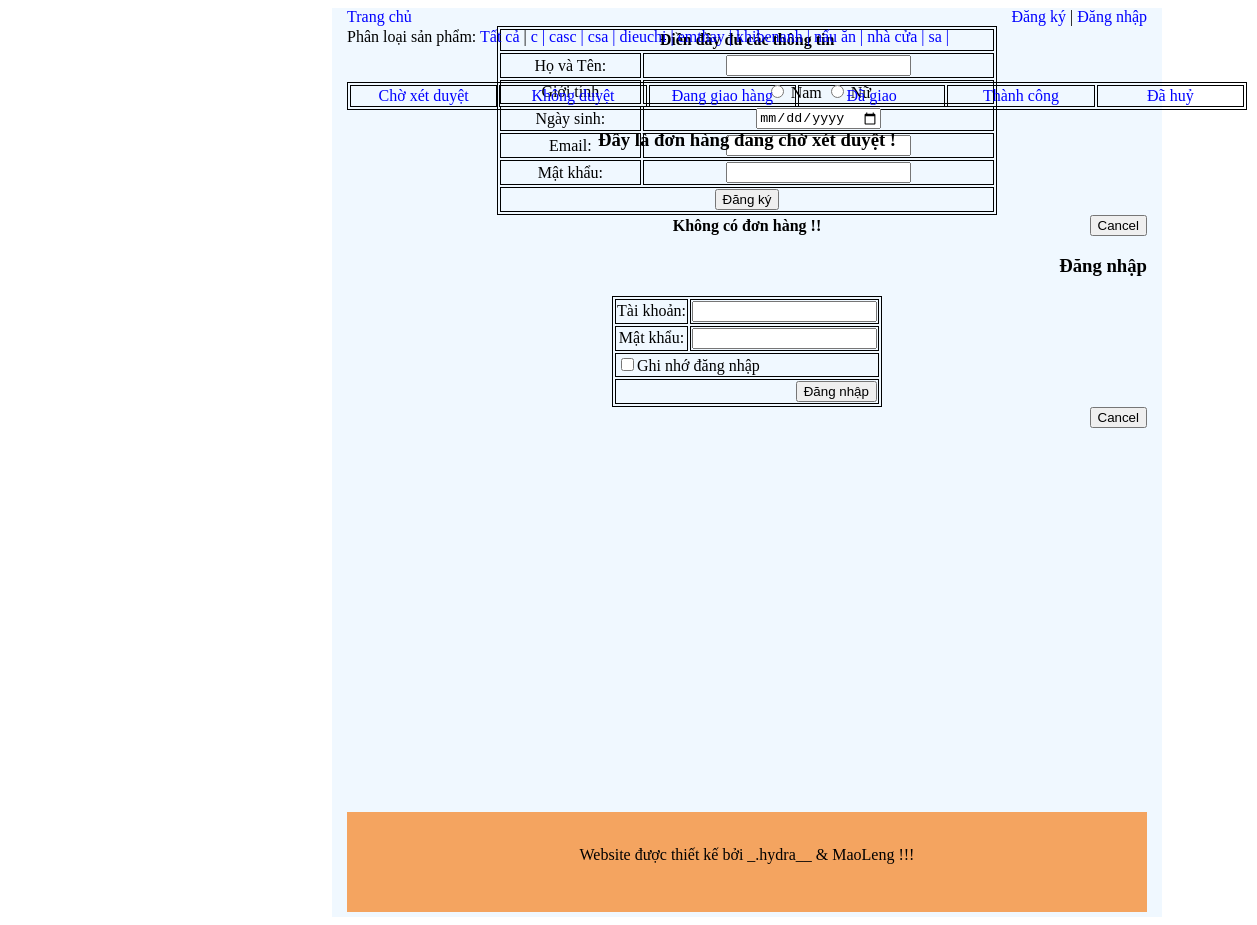
Before: /order.php with the older database file.
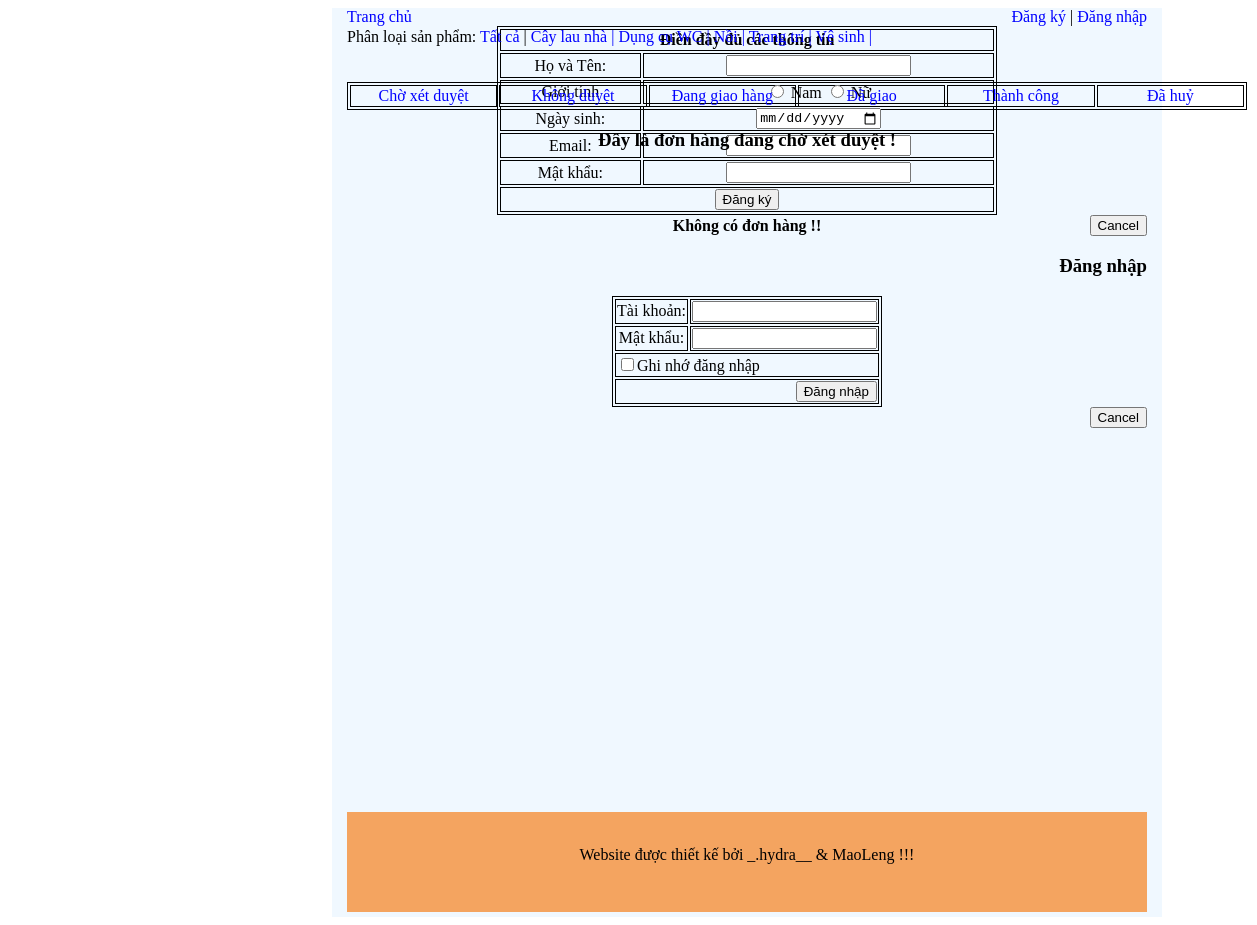
After: the same page with the newer database file.
### tables this page shows
CREATE TABLE `types` (
  `id` int NOT NULL,
  `name` varchar(50) NOT NULL
);

### menu.php (the view, shortened to what this page needs)
<?php
if (empty($_SESSION['customer_id'])) {
	?>
	<div style="height: 20px; background: none;" class="center" id="menu-guest">
		<div class="left" style="float: left;">
			<a href="index.php" class="left">
				Trang chủ
			</a>
		</div>
		<div class="right">
			<a data-toggle="modal" href="#modal-signup" id="btn-signup">
				Đăng ký
			</a>
			|
			<a data-toggle="modal" href="#modal-signin" id="btn-signin">
				Đăng nhập
			</a>
			<?php
			include 'sign_up.php';
			include 'sign_in.php';
			?>
		</div>
	</div>
<?php } ?>
<div class="left">
	Phân loại sản phẩm:
	<span>
		<a href="index.php">Tất cả</a> |
	</span>
	<?php
	$sql = "select * from types";
	$result = mysqli_query($connect,$sql);
	foreach ($result as $each) {
		?>
		<a href="index.php?type_id=<?php echo $each['id'] ?>">
			<?php echo $each["name"] ?> |
		</a>
		<?php
	}
	?>
</div>

Changed rows visible on the page:
removed types: name "c"
removed types: name "casc"
removed types: name "csa"
removed types: name "dieuchi"
removed types: name "emthay"
removed types: name "khibenanh"
removed types: name "nấu ăn"
removed types: name "nhà cửa"
removed types: name "sa"
added types: name "Cây lau nhà"
added types: name "Dụng cụ WC"
added types: name "Nồi"
added types: name "Trang trí"
added types: name "Vệ sinh"
